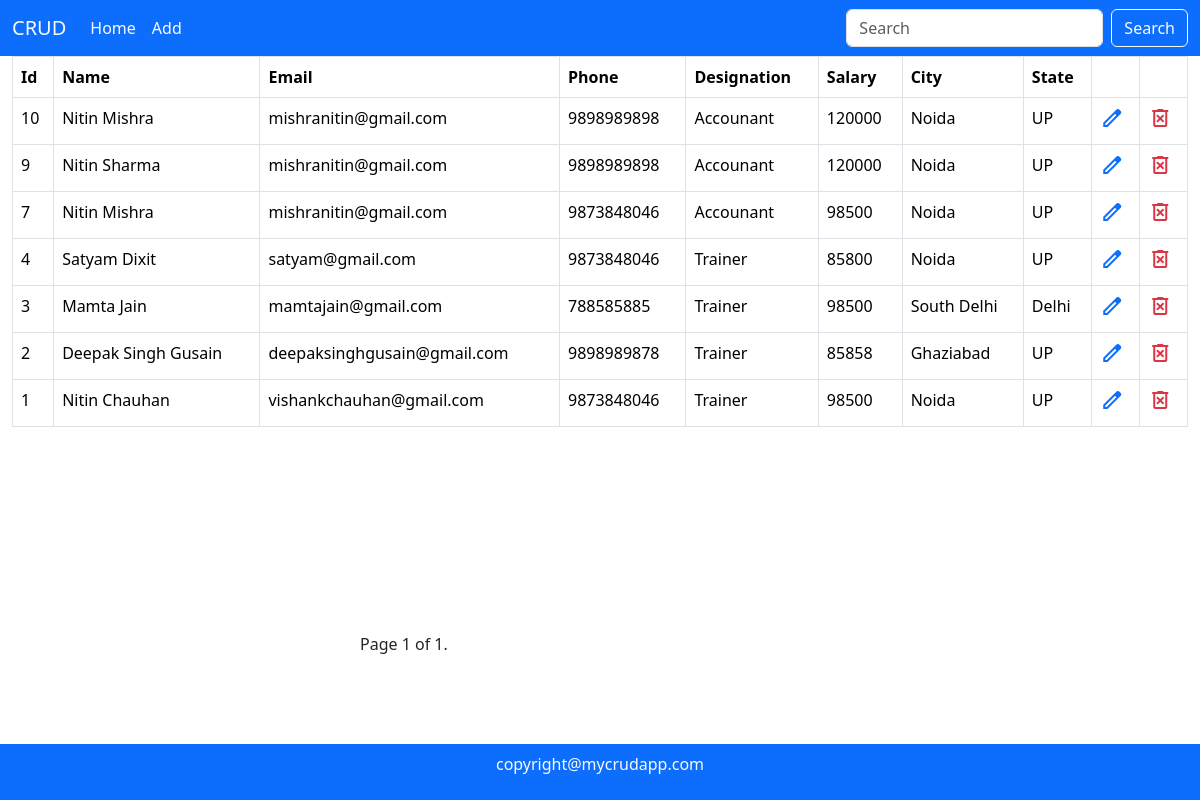
The page / on the database its author committed.
### mainApp/models.py (models this page shows)
class Employee(models.Model):
    id = models.AutoField(primary_key=True)
    name = models.CharField(max_length=30)
    email = models.EmailField(max_length=50)
    phone = models.CharField(max_length=15,default="")
    dsg = models.CharField(max_length=20)
    salary = models.IntegerField()
    city = models.CharField(max_length=20,default="",null=True,blank=True)
    state = models.CharField(max_length=20,default="",null=True,blank=True)

### mainApp/views.py (the view)
# urls.py: path("",views.EmployeeClassView.as_view(),name="home"),
class EmployeeClassView(View):
    def get(self,Request):
        data = Employee.objects.all().order_by("-id")
        paginator = Paginator(data, 10)
        page_number = Request.GET.get("page")
        data_obj = paginator.get_page(page_number)
        return render(Request,"index.html",{'data':data_obj})

### mainApp/templates/index.html (shortened to what this page needs)
{% load static %}
<!DOCTYPE html>
<html lang="en">
<head>
     <link rel="stylesheet" href="{% static 'style.css' %}">
     <link href="https://cdn.jsdelivr.net/npm/bootstrap@5.3.1/dist/css/bootstrap.min.css" rel="stylesheet"
>
</head>
<body>
     <nav class="navbar navbar-expand-lg bg-primary">
          <div class="container-fluid">
               <a class="navbar-brand text-light" href="{% url 'home' %}">CRUD</a>
               <div class="collapse navbar-collapse" id="navbarSupportedContent">
                    <ul class="navbar-nav me-auto mb-2 mb-lg-0">
                         <li class="nav-item">
                              <a class="nav-link text-light active" aria-current="page" href="{% url 'home' %}">Home</a>
                         </li>
                         <li class="nav-item">
                              <a class="nav-link text-light" href="{% url 'add' %}">Add</a>
                         </li>
                    </ul>
                    <form class="d-flex" role="search" action="{% url 'search' %}" method="post">
                         <input class="form-control me-2" type="search" name="search" placeholder="Search" aria-label="Search">
                         <button class="btn btn-outline-light" type="submit">Search</button>
                    </form>
               </div>
          </div>
     </nav>
     {% block body %}
     <div class="container-fluid mid-section">
          <div class="table-responsive">
               <table class="table table-bordered">
                    <tr>
                         <th>Id</th>
                         <th>Name</th>
                         <th>Email</th>
                         <th>Phone</th>
                         <th>Designation</th>
                         <th>Salary</th>
                         <th>City</th>
                         <th>State</th>
                         <th></th>
                         <th></th>
                    </tr>
                    {% for item in data %}
                    <tr>
                         <td>{{item.id}}</td>
                         <td>{{item.name}}</td>
                         <td>{{item.email}}</td>
                         <td>{{item.phone}}</td>
                         <td>{{item.dsg}}</td>
                         <td>{{item.salary}}</td>
                         <td>{{item.city}}</td>
                         <td>{{item.state}}</td>
                         <td><a href="{% url 'update' item.id %}"><span class="material-symbols-outlined">edit</span></a></td>
                         <td><a href="{% url 'delete' item.id %}"><span class="material-symbols-outlined text-danger">delete_forever</span></a></td>
                    </tr>
                    {% endfor %}
               </table>
          </div>
          <div class="pagination my-pagination">
               <span class="step-links">
                   <span class="current">
                       Page {{ data.number }} of {{ data.paginator.num_pages }}.
                   </span>
               </span>
           </div>
     </div>
     {% endblock %}
     <footer class="bg-primary text-center text-light p-2 fixed-bottom">
          <p>copyright@mycrudapp.com</p>
     </footer>
</body>
</html>

### mainApp/static/style.css (style rules this page uses)
.mid-section { height: 600px; position: relative; overflow: auto; }
.my-pagination { position: absolute; bottom: 0; left: 30%; }

### rows shown on the page
Employee: id "10", name "Nitin Mishra", email "mishranitin@gmail.com", phone "9898989898", dsg "Accounant", salary "120000", city "Noida", state "UP"
Employee: id "9", name "Nitin Sharma", email "mishranitin@gmail.com", phone "9898989898", dsg "Accounant", salary "120000", city "Noida", state "UP"
Employee: id "7", name "Nitin Mishra", email "mishranitin@gmail.com", phone "9873848046", dsg "Accounant", salary "98500", city "Noida", state "UP"
Employee: id "4", name "Satyam Dixit", email "satyam@gmail.com", phone "9873848046", dsg "Trainer", salary "85800", city "Noida", state "UP"
Employee: id "3", name "Mamta Jain", email "mamtajain@gmail.com", phone "788585885", dsg "Trainer", salary "98500", city "South Delhi", state "Delhi"
Employee: id "2", name "Deepak Singh Gusain", email "deepaksinghgusain@gmail.com", phone "9898989878", dsg "Trainer", salary "85858", city "Ghaziabad", state "UP"
Employee: id "1", name "Nitin Chauhan", email "vishankchauhan@gmail.com", phone "9873848046", dsg "Trainer", salary "98500", city "Noida", state "UP"

### other values the page prints
{{ data.number }} "1"
{{ data.paginator.num_pages }} "1"
